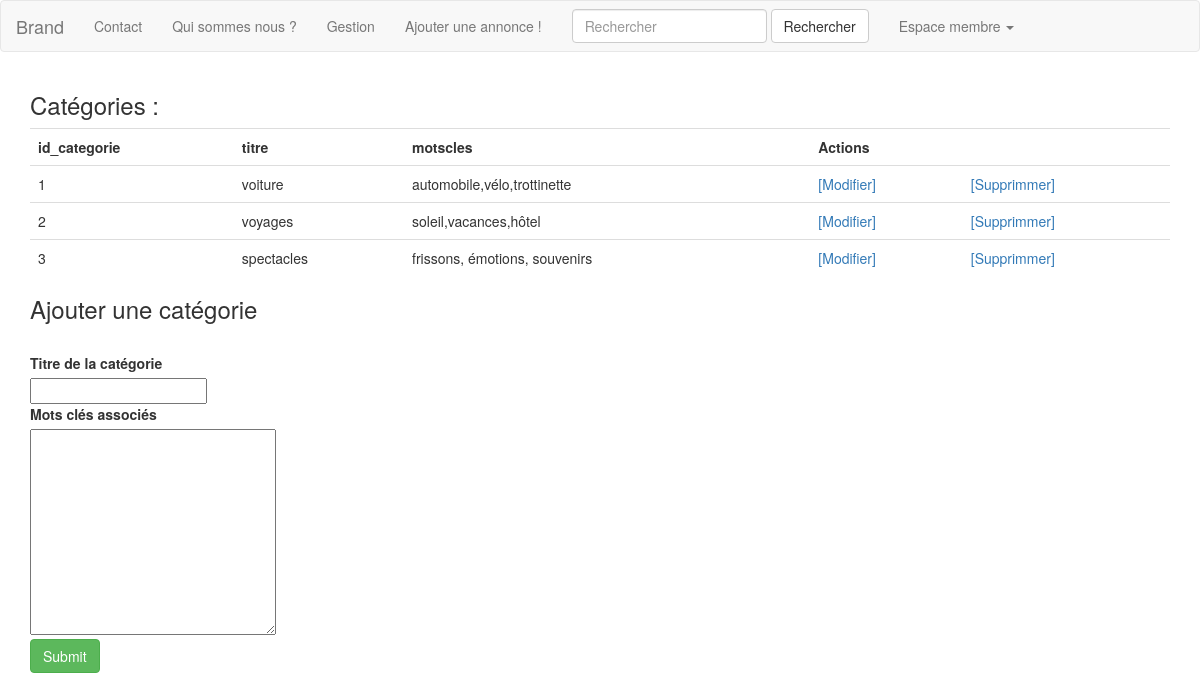
Page /admin/gestion_categories.php (signed in) on the committed database.
### tables this page shows
CREATE TABLE `categorie` (
  `id_categorie` int(3) NOT NULL,
  `titre` varchar(255) NOT NULL,
  `motscles` text NOT NULL
);

### admin/gestion_categories.php (the view, shortened to what this page needs)
<?php
require_once('../inc/init.php');
require_once('../inc/header.php');
?>
<?php
echo "<h3>Catégories :</h3>";
$pdo->exec('USE annonceo');
$resul = $pdo->query('SELECT * FROM categorie');
echo '<table class="table table-hover"><tr>';
$nbcolonnes = $resul->columnCount();
for( $i=0; $i < $nbcolonnes; $i++){
    $infoscolonne = $resul->getColumnMeta($i);
        echo '<th>' . $infoscolonne['name'].'</th>';
}
echo '<th colspan="2">Actions</th>';
echo "</tr>";
while ($ligne = $resul->fetch(PDO::FETCH_ASSOC))
{
    echo "<tr>";
        foreach ($ligne as $indice => $information) {
                echo "<td>$information</td>";
        }
        echo '<td><a href="?action=modifier&id_produit=' . $ligne['id_categorie'] . '"> [Modifier] </a></td>';
        echo '<td><a href="?action=suppression&id_produit=' . $ligne['id_categorie'] . '" onclick="return(confirm(\'Etes vous certain de vouloir supprimer cette catégorie : ' .$ligne['titre']. ' ?\'))">[Supprimmer]</a></td>';
    echo "</tr>";
}
echo "</table>";
?>
<h3>Ajouter une catégorie</h3>
<form action="" method='post'>
<br>
<label for="titre">Titre de la catégorie</label>
<br>
<input type="text" name="titre" id='titre'>
<br>
<label for="motscles">Mots clés associés</label>
<br>
<textarea name="motscles" id="motscles" cols="30" rows="10"></textarea>
<br>
<input type="submit" id='submit' class='btn btn-success'>
</form>
<?php
require_once('../inc/footer.php');
?>

### rows in the picture
categorie: id_categorie "1", titre "voiture", motscles "automobile,vélo,trottinette"
categorie: id_categorie "2", titre "voyages", motscles "soleil,vacances,hôtel"
categorie: id_categorie "3", titre "spectacles", motscles "frissons, émotions, souvenirs"

### other values in the picture
$infoscolonne['name'] "id_categorie"
$infoscolonne['name'] "titre"
$infoscolonne['name'] "motscles"
